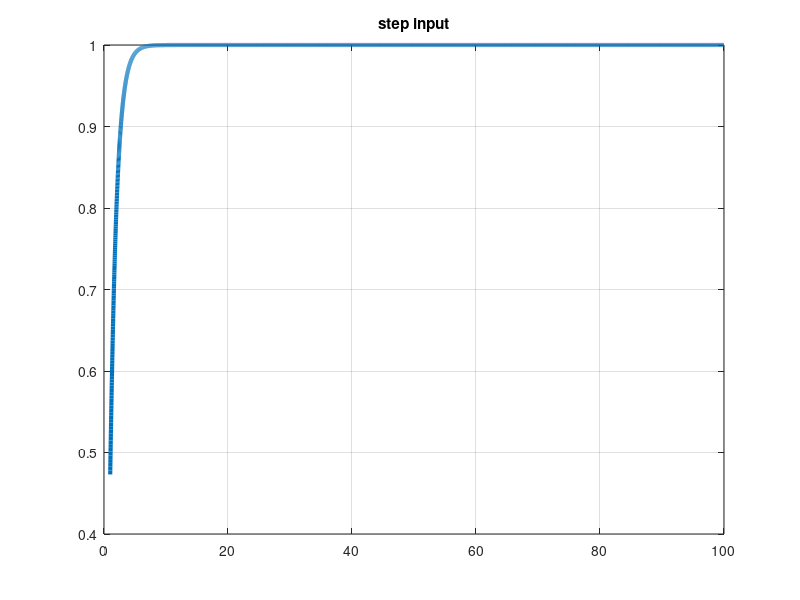

MATLAB code to generate this figure:
t = 1:0.01:100;
graph = (1/2*exp(-3*t) - 3/2*exp(-t) + 1).*(t>=0);

figure;
plot(t, graph, 'LineWidth', 3);


title('step input');


grid on;
